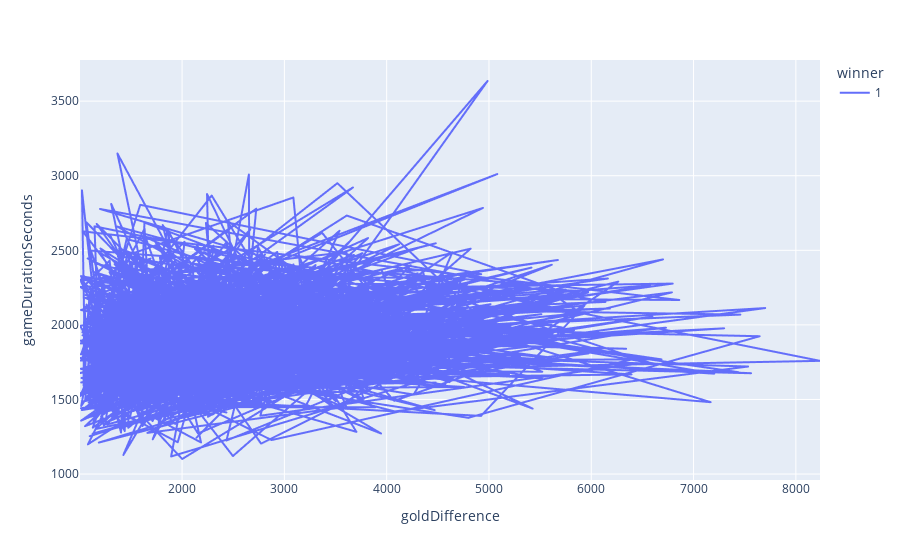

Write notebook code for a chart like this one.
### Code cell
fig = px.line(red_comebacks, x="goldDifference", y="gameDurationSeconds", color='winner')
fig.show()

### Figure 1 — Plotly figure (JSON) as saved in the notebook; plotly's stock layout.template omitted (floating-point values rounded to 4 significant figures; data arrays with more than 128 entries replaced by an {"elided": "..."} marker saying what was removed)
{"data": [{"hovertemplate": "winner=1<br>goldDifference=%{x}<br>gameDurationSeconds=%{y}<extra></extra>", "legendgroup": "1", "line": {"color": "#636efa", "dash": "solid"}, "marker": {"symbol": "circle"}, "mode": "lines", "name": "1", "showlegend": true, "type": "scattergl", "x": {"elided": "1672 int values"}, "xaxis": "x", "y": {"elided": "1672 int values"}, "yaxis": "y"}], "layout": {"legend": {"title": {"text": "winner"}, "tracegroupgap": 0}, "margin": {"t": 60}, "xaxis": {"anchor": "y", "domain": [0, 1], "title": {"text": "goldDifference"}}, "yaxis": {"anchor": "x", "domain": [0, 1], "title": {"text": "gameDurationSeconds"}}}}
